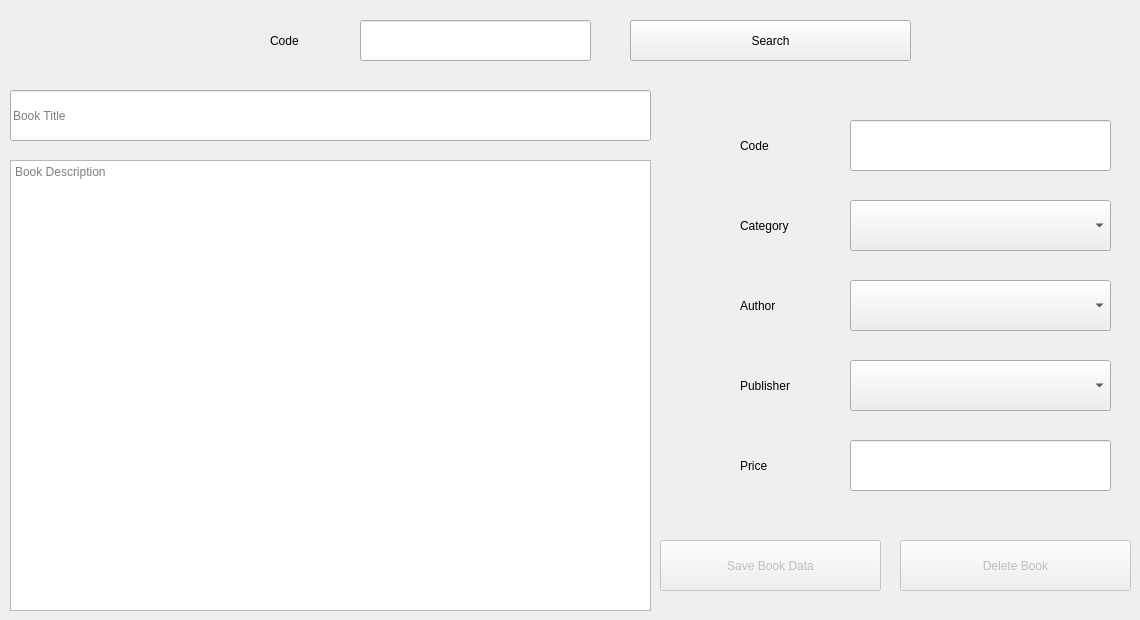
      <widget class="QWidget" name="tab_9">
       <attribute name="title">
        <string>Edit or Delete Book</string>
       </attribute>
       <widget class="QLabel" name="label_7">
        <property name="geometry">
         <rect>
          <x>270</x>
          <y>20</y>
          <width>81</width>
          <height>41</height>
         </rect>
        </property>
        <property name="text">
         <string>Code</string>
        </property>
       </widget>
       <widget class="QLineEdit" name="lineEdit_4">
        <property name="geometry">
         <rect>
          <x>360</x>
          <y>20</y>
          <width>231</width>
          <height>41</height>
         </rect>
        </property>
       </widget>
       <widget class="QPushButton" name="pushButton_10">
        <property name="geometry">
         <rect>
          <x>630</x>
          <y>20</y>
          <width>281</width>
          <height>41</height>
         </rect>
        </property>
        <property name="text">
         <string>Search</string>
        </property>
       </widget>
       <widget class="QLineEdit" name="lineEdit_5">
        <property name="geometry">
         <rect>
          <x>10</x>
          <y>90</y>
          <width>641</width>
          <height>51</height>
         </rect>
        </property>
        <property name="placeholderText">
         <string>Book Title</string>
        </property>
       </widget>
       <widget class="QTextEdit" name="textEdit_2">
        <property name="geometry">
         <rect>
          <x>10</x>
          <y>160</y>
          <width>641</width>
          <height>451</height>
         </rect>
        </property>
        <property name="placeholderText">
         <string>Book Description</string>
        </property>
       </widget>
       <widget class="QLineEdit" name="lineEdit_6">
        <property name="geometry">
         <rect>
          <x>850</x>
          <y>120</y>
          <width>261</width>
          <height>51</height>
         </rect>
        </property>
       </widget>
       <widget class="QLabel" name="label_8">
        <property name="geometry">
         <rect>
          <x>740</x>
          <y>120</y>
          <width>91</width>
          <height>51</height>
         </rect>
        </property>
        <property name="text">
         <string>Code</string>
        </property>
       </widget>
       <widget class="QComboBox" name="comboBox_5">
        <property name="geometry">
         <rect>
          <x>850</x>
          <y>200</y>
          <width>261</width>
          <height>51</height>
         </rect>
        </property>
       </widget>
       <widget class="QComboBox" name="comboBox_6">
        <property name="geometry">
         <rect>
          <x>850</x>
          <y>280</y>
          <width>261</width>
          <height>51</height>
         </rect>
        </property>
       </widget>
       <widget class="QComboBox" name="comboBox_7">
        <property name="geometry">
         <rect>
          <x>850</x>
          <y>360</y>
          <width>261</width>
          <height>51</height>
         </rect>
        </property>
       </widget>
       <widget class="QLabel" name="label_9">
        <property name="geometry">
         <rect>
          <x>740</x>
          <y>200</y>
          <width>101</width>
          <height>51</height>
         </rect>
        </property>
        <property name="text">
         <string>Category</string>
        </property>
       </widget>
       <widget class="QLabel" name="label_10">
        <property name="geometry">
         <rect>
          <x>740</x>
          <y>280</y>
          <width>101</width>
          <height>51</height>
         </rect>
        </property>
        <property name="text">
         <string>Author</string>
        </property>
       </widget>
       <widget class="QLabel" name="label_11">
        <property name="geometry">
         <rect>
          <x>740</x>
          <y>360</y>
          <width>101</width>
          <height>51</height>
         </rect>
        </property>
        <property name="text">
         <string>Publisher</string>
        </property>
       </widget>
       <widget class="QLabel" name="label_12">
        <property name="geometry">
         <rect>
          <x>740</x>
          <y>440</y>
          <width>101</width>
          <height>51</height>
         </rect>
        </property>
        <property name="text">
         <string>Price</string>
        </property>
       </widget>
       <widget class="QLineEdit" name="lineEdit_7">
        <property name="geometry">
         <rect>
          <x>850</x>
          <y>440</y>
          <width>261</width>
          <height>51</height>
         </rect>
        </property>
       </widget>
       <widget class="QPushButton" name="pushButton_11">
        <property name="enabled">
         <bool>false</bool>
        </property>
        <property name="geometry">
         <rect>
          <x>660</x>
          <y>540</y>
          <width>221</width>
          <height>51</height>
         </rect>
        </property>
        <property name="text">
         <string>Save Book Data</string>
        </property>
       </widget>
       <widget class="QPushButton" name="pushButton_12">
        <property name="enabled">
         <bool>false</bool>
        </property>
        <property name="geometry">
         <rect>
          <x>900</x>
          <y>540</y>
          <width>231</width>
          <height>51</height>
         </rect>
        </property>
        <property name="text">
         <string>Delete Book</string>
        </property>
       </widget>
      </widget>
